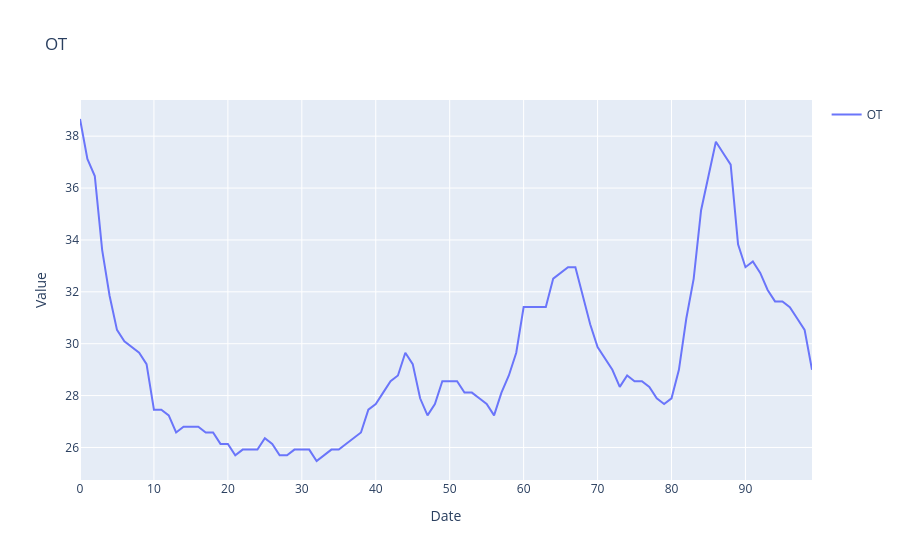

Write notebook code for a chart like this one.
### Code cell
ts[:100].plot(kind='line', title="OT", xlabel="Date", ylabel="Value")
